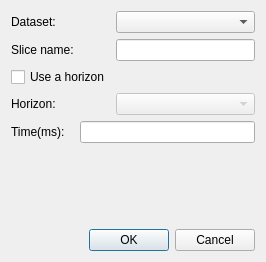
<?xml version="1.0" encoding="UTF-8"?>
<ui version="4.0">
 <class>CreateTimesliceDialog</class>
 <widget class="QDialog" name="CreateTimesliceDialog">
  <property name="geometry">
   <rect>
    <x>0</x>
    <y>0</y>
    <width>266</width>
    <height>262</height>
   </rect>
  </property>
  <property name="windowTitle">
   <string>Extract Timeslice</string>
  </property>
  <property name="windowIcon">
   <iconset resource="../ProjectViewer/icons.qrc">
    <normaloff>:/icons/images/logo_fs_64x64.png</normaloff>:/icons/images/logo_fs_64x64.png</iconset>
  </property>
  <layout class="QVBoxLayout" name="verticalLayout">
   <item>
    <layout class="QGridLayout" name="gridLayout">
     <item row="3" column="0" colspan="2">
      <widget class="QCheckBox" name="cbUseHorizon">
       <property name="text">
        <string>Use a horizon</string>
       </property>
      </widget>
     </item>
     <item row="4" column="0">
      <widget class="QLabel" name="label_2">
       <property name="text">
        <string>Horizon:</string>
       </property>
      </widget>
     </item>
     <item row="4" column="2">
      <widget class="QComboBox" name="cbHorizon">
       <property name="enabled">
        <bool>false</bool>
       </property>
      </widget>
     </item>
     <item row="5" column="0">
      <widget class="QLabel" name="label_3">
       <property name="text">
        <string>Time(ms):</string>
       </property>
      </widget>
     </item>
     <item row="5" column="1" colspan="2">
      <widget class="QLineEdit" name="leTime"/>
     </item>
     <item row="2" column="0">
      <widget class="QLabel" name="label">
       <property name="text">
        <string>Slice name:</string>
       </property>
      </widget>
     </item>
     <item row="1" column="0">
      <widget class="QLabel" name="lbInput">
       <property name="text">
        <string>Dataset:</string>
       </property>
      </widget>
     </item>
     <item row="2" column="2">
      <widget class="QLineEdit" name="leSliceName"/>
     </item>
     <item row="1" column="2">
      <widget class="QComboBox" name="cbInput"/>
     </item>
    </layout>
   </item>
   <item>
    <spacer name="verticalSpacer">
     <property name="orientation">
      <enum>Qt::Vertical</enum>
     </property>
     <property name="sizeHint" stdset="0">
      <size>
       <width>20</width>
       <height>40</height>
      </size>
     </property>
    </spacer>
   </item>
   <item>
    <widget class="QDialogButtonBox" name="buttonBox">
     <property name="orientation">
      <enum>Qt::Horizontal</enum>
     </property>
     <property name="standardButtons">
      <set>QDialogButtonBox::Cancel|QDialogButtonBox::Ok</set>
     </property>
    </widget>
   </item>
  </layout>
 </widget>
 <tabstops>
  <tabstop>cbInput</tabstop>
  <tabstop>leSliceName</tabstop>
  <tabstop>cbUseHorizon</tabstop>
  <tabstop>cbHorizon</tabstop>
  <tabstop>leTime</tabstop>
 </tabstops>
 <resources>
  <include location="../ProjectViewer/icons.qrc"/>
 </resources>
 <connections>
  <connection>
   <sender>buttonBox</sender>
   <signal>accepted()</signal>
   <receiver>CreateTimesliceDialog</receiver>
   <slot>accept()</slot>
   <hints>
    <hint type="sourcelabel">
     <x>248</x>
     <y>254</y>
    </hint>
    <hint type="destinationlabel">
     <x>157</x>
     <y>274</y>
    </hint>
   </hints>
  </connection>
  <connection>
   <sender>buttonBox</sender>
   <signal>rejected()</signal>
   <receiver>CreateTimesliceDialog</receiver>
   <slot>reject()</slot>
   <hints>
    <hint type="sourcelabel">
     <x>316</x>
     <y>260</y>
    </hint>
    <hint type="destinationlabel">
     <x>286</x>
     <y>274</y>
    </hint>
   </hints>
  </connection>
  <connection>
   <sender>cbUseHorizon</sender>
   <signal>toggled(bool)</signal>
   <receiver>cbHorizon</receiver>
   <slot>setEnabled(bool)</slot>
   <hints>
    <hint type="sourcelabel">
     <x>64</x>
     <y>47</y>
    </hint>
    <hint type="destinationlabel">
     <x>179</x>
     <y>74</y>
    </hint>
   </hints>
  </connection>
  <connection>
   <sender>cbUseHorizon</sender>
   <signal>toggled(bool)</signal>
   <receiver>leTime</receiver>
   <slot>setDisabled(bool)</slot>
   <hints>
    <hint type="sourcelabel">
     <x>64</x>
     <y>47</y>
    </hint>
    <hint type="destinationlabel">
     <x>179</x>
     <y>102</y>
    </hint>
   </hints>
  </connection>
 </connections>
</ui>
